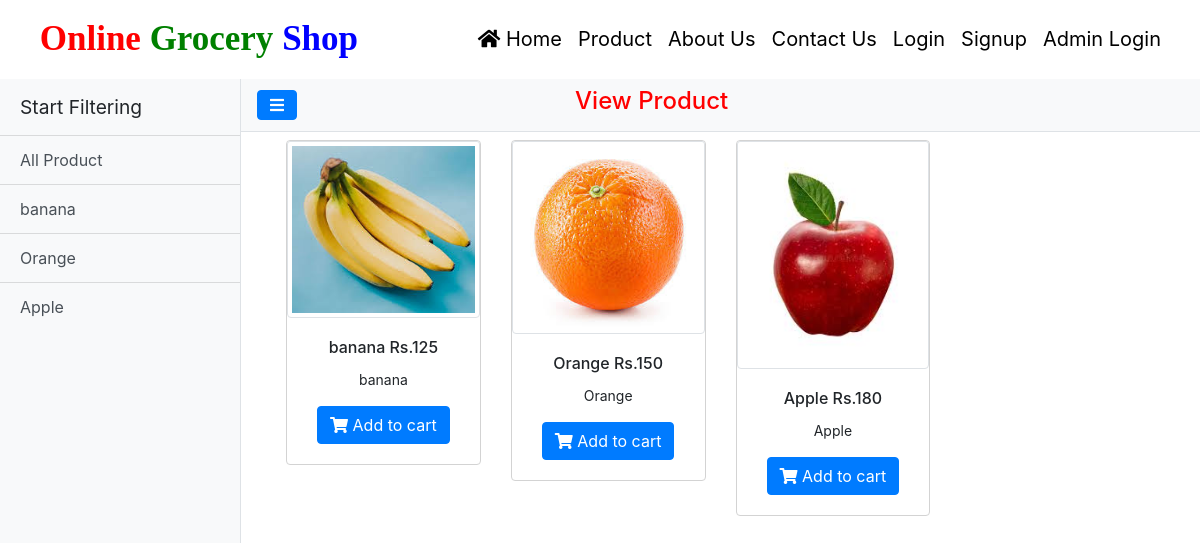
The app's page /user-product/0/ with its own data.
### groceryapp/models.py (models this page shows, shortened)
class Category(models.Model):
    name = models.CharField(max_length=100, null=True, blank=True)
    created = models.DateTimeField(auto_now_add=True)

class Product(models.Model):
    category = models.ForeignKey(Category, on_delete=models.CASCADE, null=True, blank=True)
    name = models.CharField(max_length=100, null=True, blank=True)
    image = models.FileField(null=True, blank=True)
    description = models.TextField(null=True, blank=True)
    price = models.CharField(max_length=100, null=True, blank=True)
    discount = models.CharField(max_length=100, null=True, blank=True)
    updated = models.DateTimeField(auto_now=True)
    created = models.DateTimeField(auto_now_add=True)

### groceryapp/views.py (the view)
# urls.py: path('user-product/<int:pid>/', user_product, name="user_product"),
def user_product(request,pid):
    if pid == 0:
        product = Product.objects.all()
    else:
        category = Category.objects.get(id=pid)
        product = Product.objects.filter(category=category)
    allcategory = Category.objects.all()
    return render(request, "user-product.html", locals())

### groceryapp/templates/user-product.html (shortened to what this page needs)
{% include 'navigation.html' %}
{% load static %}
<link href="{% static 'css/simple-sidebar.css' %}" rel="stylesheet">
<div class="d-flex" id="wrapper">
  <div class="bg-light border-right" id="sidebar-wrapper">
    <div class="sidebar-heading">
Start Filtering</div>
      <div class="list-group list-group-flush">
        <a href="{% url 'user_product' 0 %}" class="list-group-item list-group-item-action bg-light">
All Product</a>
        {% for i in allcategory %}
          <a href="{% url 'user_product' i.id %}" class="list-group-item list-group-item-action bg-light">
{{i.name}}</a>
        {% endfor %}
      </div>
    </div>
    <div id="page-content-wrapper">
      <nav class="navbar navbar-expand-lg navbar-light bg-light border-bottom">
        <button class="btn btn-primary" id="menu-toggle">
<i class="fa fa-bars">
</i>
</button>
        <h4 style="color:red;margin-left:30%">
View {{category.name}} Product</h4>
      </nav>
      <div class="container-fluid mt-2">
          <div class="container-fluid">
              <div class="row w-100 mx-auto">
                {% for j in product %}                   <div class="col-md-3">
                    <div class="card" align="center" style="border:1px solid lightgrey">
                        <img class="card-img-top img-thumbnail" src="{{j.image.url}}" style="width:100%" alt="card-img">
                        <div class="card-body">
                          <h6 class="card-title">
{{j.name}} Rs.{{j.price}}</h6>
                          <p class="card-text" style="font-size:14px">
{{j.description}}</p>
<a href="/add-to-cart/{{j.id}}/" class="btn btn-primary">
  <i class="fa fa-shopping-cart"></i> Add to cart
</a>
                        </div>
                      </div>
                  </div>
                {% endfor %}
              </div>
          </div>
      </div>
    </div>
  </div>

### groceryapp/static/css/simple-sidebar.css (style rules this page uses)
#sidebar-wrapper { min-height: 100vh; margin-left: -15rem; -webkit-transition: margin .25s ease-out; -moz-transition: margin .25s ease-out; -o-transition: margin .25s ease-out; transition: margin .25s ease-out; }
#sidebar-wrapper .sidebar-heading { padding: 0.875rem 1.25rem; font-size: 1.2rem; }
#sidebar-wrapper .list-group { width: 15rem; }
#page-content-wrapper { min-width: 100vw; }
@media (min-width: 768px) { #sidebar-wrapper { margin-left: 0; } }
@media (min-width: 768px) { #page-content-wrapper { min-width: 0; width: 100%; } }

### records on screen
Category: name "banana"
Category: name "Orange"
Category: name "Apple"
Product: image (picture), name "banana", price "125", description "banana"
Product: image (picture), name "Orange", price "150", description "Orange"
Product: image (placeholder picture), name "Apple", price "180", description "Apple"
